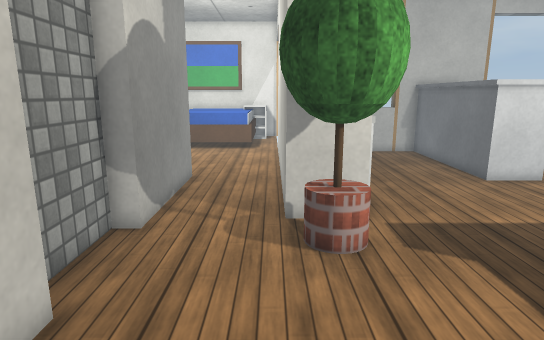
[1] (above)

24 first-person views from a walk through a Webots world. The camera is 0.9 m above the floor, tilts 12° down and sees 75° across. Doors are drawn as open doorways. The floor is counted in squares, 0.25 m on a side. Each view is taken from the middle of a square. On the plan, view 1 faces up. The plan holds only what a view shows up to about 20 squares ahead; the rest is blank. The robots in the file are not drawn. Webots' stock objects and surfaces are drawn as simple stand-ins.

[2]
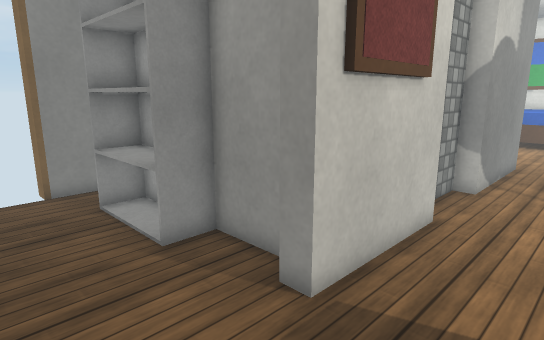

[3]
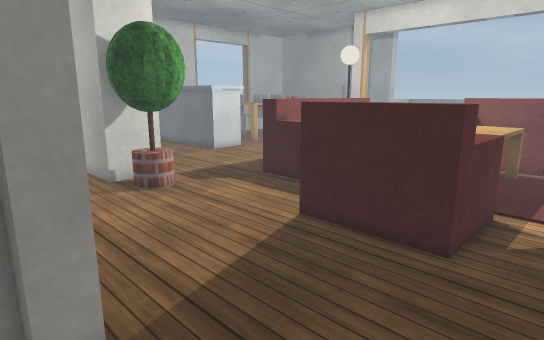

[4]
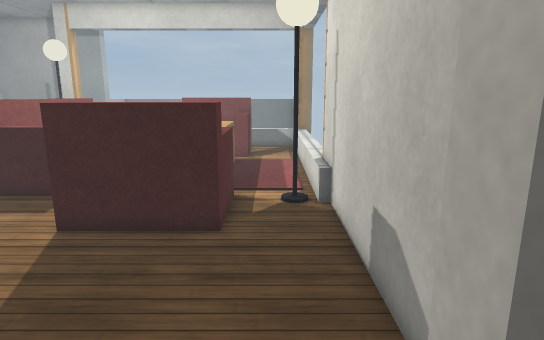

[5]
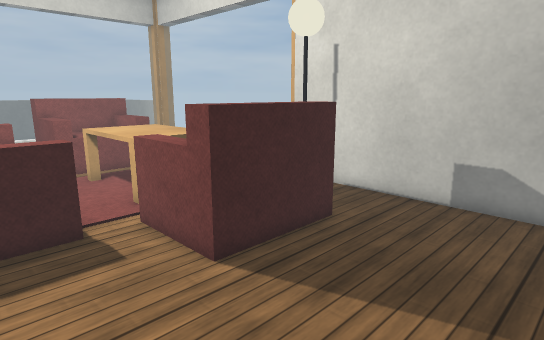

[6]
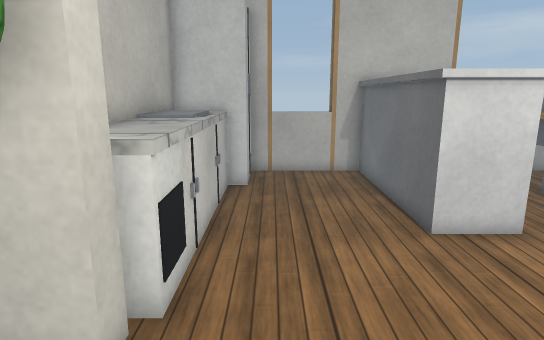

[7]
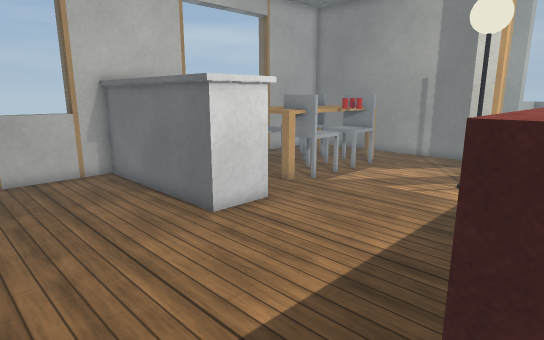

[8]
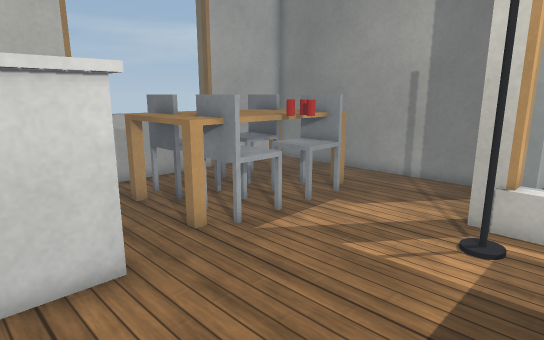

[9]
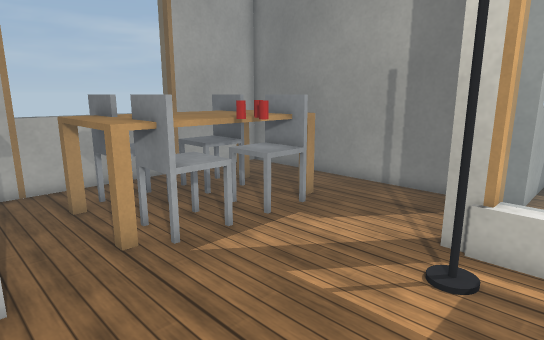

[10]
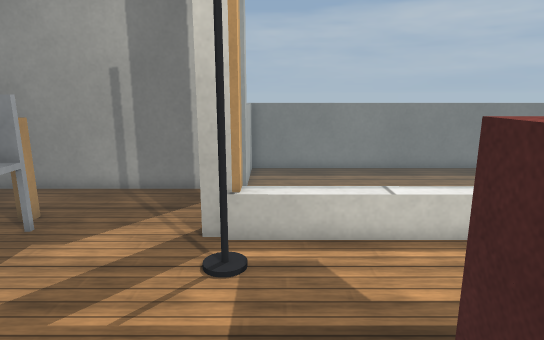

[11]
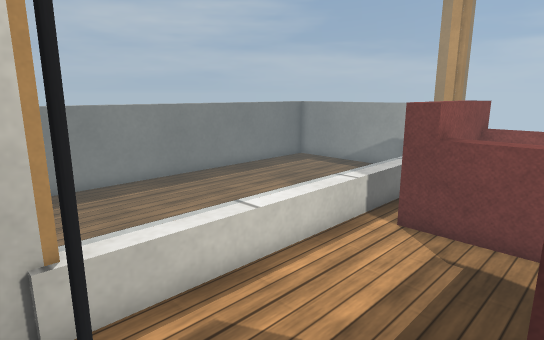

[12]
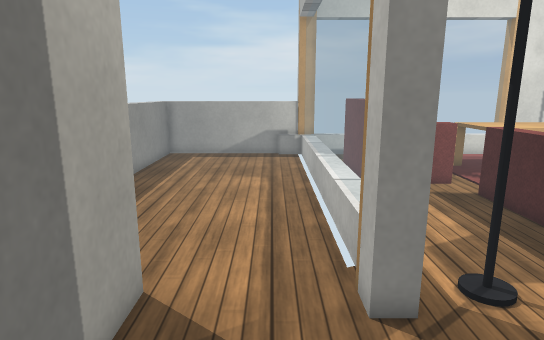

[13]
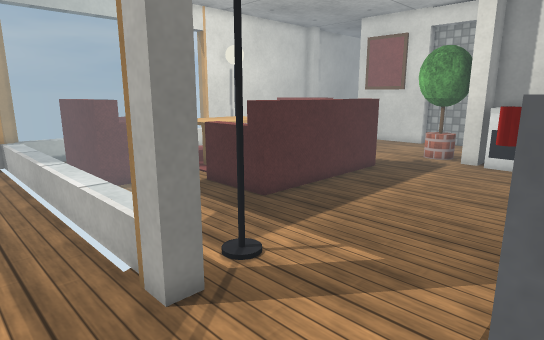

[14]
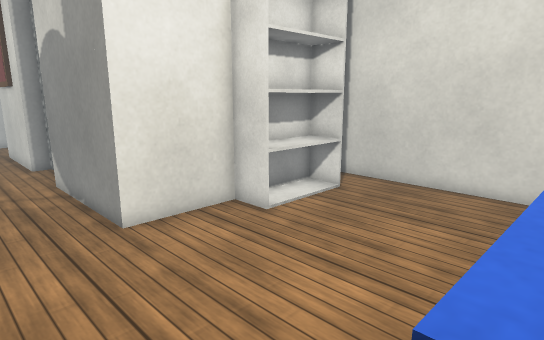

[15]
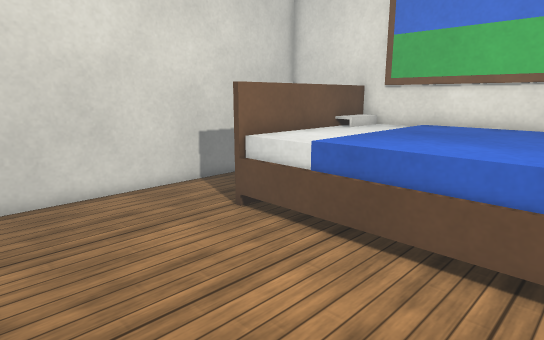

[16]
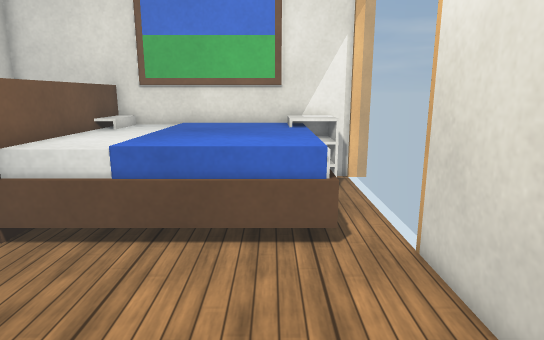

[17]
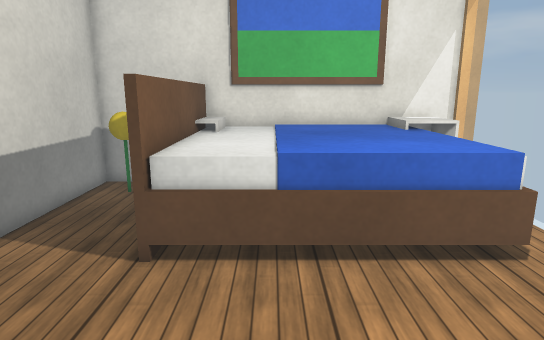

[18]
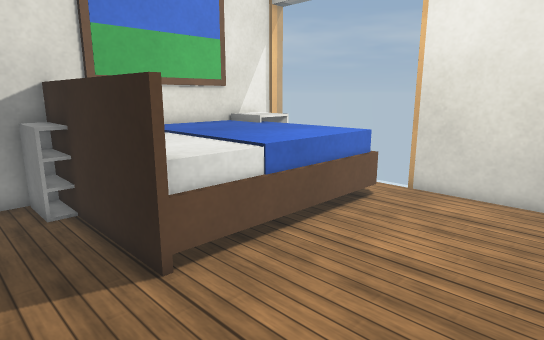

[19]
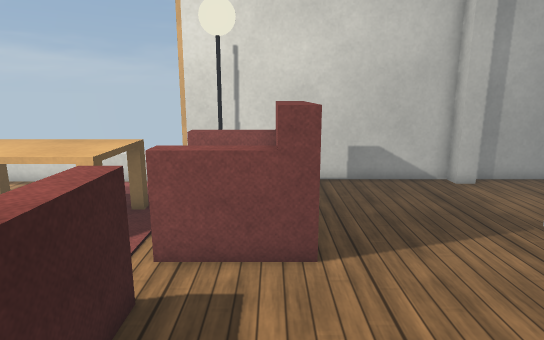

[20]
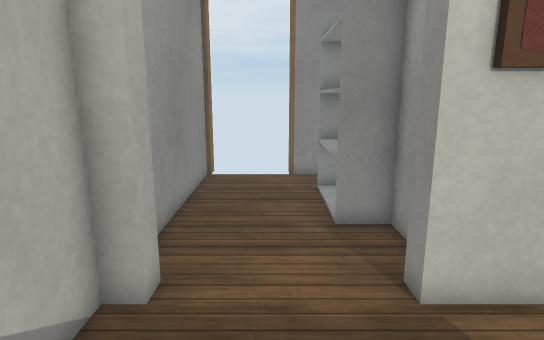

[21]
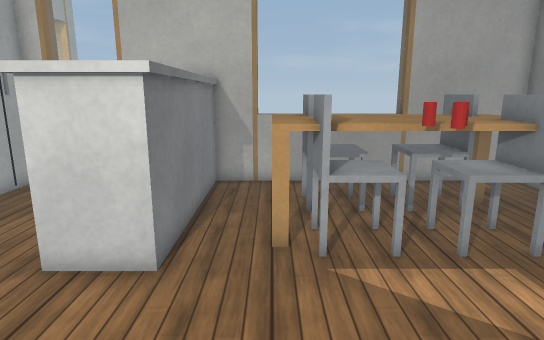

[22]
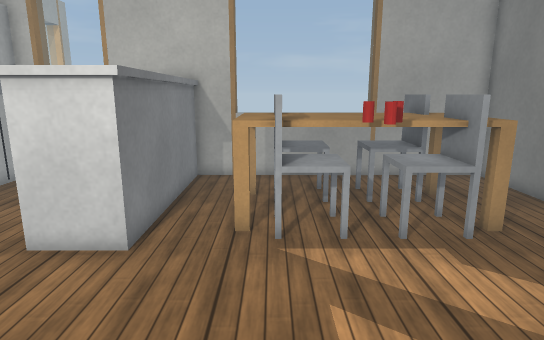

[23]
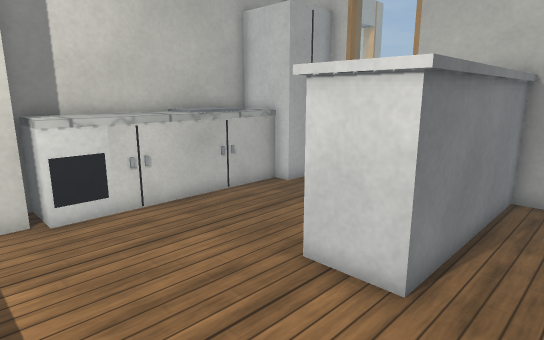

[24]
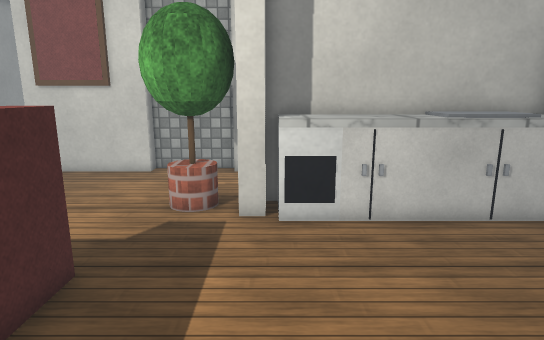

### Floor plan
Ten units are one square. View 1 is at (0, 0); x grows to the right and y downward. Boxes are objects, and circles mark ways between rooms. Rooms are numbered by the first view taken in them; rooms with no view inside come last. Other rooms are left out.
<svg viewBox="-145 -321 434 386">
<path fill="none" stroke="#000" d="M12 -165 12 -108 28 -108 28 -100 4 -100M196 -98 196 -108 204 -108M-36 -52 -36 4 -44 4M12 -201 12 -184M-44 -4 -75 -4M244 -100 244 -228 40 -228M-45 52 -36 52 -36 60 79 60M-140 4 -140 22M-140 60 -49 60M56 56 152 56M194 9 194 -103M173 56 193 56M-75 -156 -36 -156 -36 -92M5 -316 -140 -316 -140 -156M4 -100 4 -239M284 -100 244 -100M204 -108 204 -98M284 44 284 -100M202 -94 202 56 216 56M217 60 257 60"/>
<rect x="-125" y="-5" width="50" height="20" fill="#bbb"><title>shelf</title></rect>
<rect x="-35" y="-35" width="10" height="30" fill="#bbb"><title>painting</title></rect>
<rect x="-5" y="-95" width="40" height="30" fill="#bbb"><title>potted tree</title></rect>
<rect x="5" y="-185" width="30" height="30" fill="#bbb"><title>other object</title></rect>
<rect x="15" y="-155" width="20" height="50" fill="#bbb"><title>grey box</title></rect>
<rect x="15" y="-195" width="20" height="10" fill="#bbb"><title>grey box</title></rect>
<rect x="15" y="-205" width="20" height="10" fill="#bbb"><title>cabinet</title></rect>
<rect x="25" y="-25" width="50" height="60" fill="#bbb"><title>armchair</title></rect>
<rect x="25" y="-145" width="10" height="10" fill="#bbb"><title>cabinet</title></rect>
<rect x="25" y="-185" width="10" height="20" fill="#bbb"><title>grey box</title></rect>
<rect x="35" y="-225" width="10" height="30" fill="#bbb"><title>fridge</title></rect>
<rect x="45" y="35" width="30" height="20" fill="#bbb"><title>floor lamp</title></rect>
<rect x="55" y="-75" width="90" height="50" fill="#bbb"><title>sofa</title></rect>
<rect x="75" y="-15" width="60" height="40" fill="#bbb"><title>table</title></rect>
<rect x="85" y="-225" width="40" height="80" fill="#bbb"><title>counter</title></rect>
<rect x="135" y="-205" width="80" height="50" fill="#bbb"><title>table</title></rect>
<rect x="145" y="-25" width="40" height="60" fill="#bbb"><title>armchair</title></rect>
<rect x="145" y="-175" width="20" height="30" fill="#bbb"><title>chair</title></rect>
<rect x="145" y="-205" width="30" height="20" fill="#bbb"><title>chair</title></rect>
<rect x="165" y="-115" width="30" height="30" fill="#bbb"><title>floor lamp</title></rect>
<rect x="165" y="-165" width="10" height="20" fill="#bbb"><title>other object</title></rect>
<rect x="175" y="-155" width="10" height="10" fill="#bbb"><title>other object</title></rect>
<rect x="175" y="-165" width="10" height="10" fill="#bbb"><title>other object</title></rect>
<rect x="175" y="-205" width="30" height="20" fill="#bbb"><title>chair</title></rect>
<rect x="185" y="-175" width="20" height="30" fill="#bbb"><title>chair</title></rect>
<rect x="205" y="-165" width="10" height="10" fill="#bbb"><title>table</title></rect>
<rect x="-135" y="-305" width="20" height="10" fill="#bbb"><title>other object</title></rect>
<rect x="-125" y="-175" width="50" height="20" fill="#bbb"><title>shelf</title></rect>
<rect x="-115" y="-315" width="30" height="30" fill="#bbb"><title>shelf</title></rect>
<rect x="-105" y="-305" width="100" height="70" fill="#bbb"><title>bed</title></rect>
<rect x="-85" y="-315" width="60" height="10" fill="#bbb"><title>painting</title></rect>
<rect x="-25" y="-315" width="30" height="30" fill="#bbb"><title>shelf</title></rect>
<circle cx="-20" cy="-93" r="3" fill="#2a7"/>
<circle cx="220" cy="-100" r="3" fill="#2a7"/>
<text x="80" y="-80">1</text>
<text x="-60" y="-230">2</text>
<text x="240" y="-20">3</text>
</svg>
Room 1 opens to room 2. Room 1 opens to room 3.

Where each view was taken, in squares from view 1:
view 1: 0 up, 0 right, facing up
view 2: 5 down, 0 right, facing up-left
view 3: 5 down, 5 left, facing up-right
view 4: 4 down, 6 left, facing right
view 5: 6 up, 3 left, facing down-right
view 6: 6 up, 5 right, facing up
view 7: 6 up, 3 right, facing up-right
view 8: 8 up, 9 right, facing up-right
view 9: 8 up, 11 right, facing up-right
view 10: 9 up, 11 right, facing right
view 11: 11 up, 14 right, facing down-right
view 12: 16 up, 22 right, facing down
view 13: 16 up, 23 right, facing down-left
view 14: 25 up, 0 right, facing down-left
view 15: 17 up, 1 left, facing up-left
view 16: 16 up, 3 left, facing up
view 17: 17 up, 7 left, facing up
view 18: 18 up, 13 left, facing up-right
view 19: 9 up, 4 right, facing down
view 20: 3 down, 2 right, facing left
view 21: 8 up, 14 right, facing up
view 22: 7 up, 15 right, facing up
view 23: 9 up, 14 right, facing up-left
view 24: 11 up, 13 right, facing left
